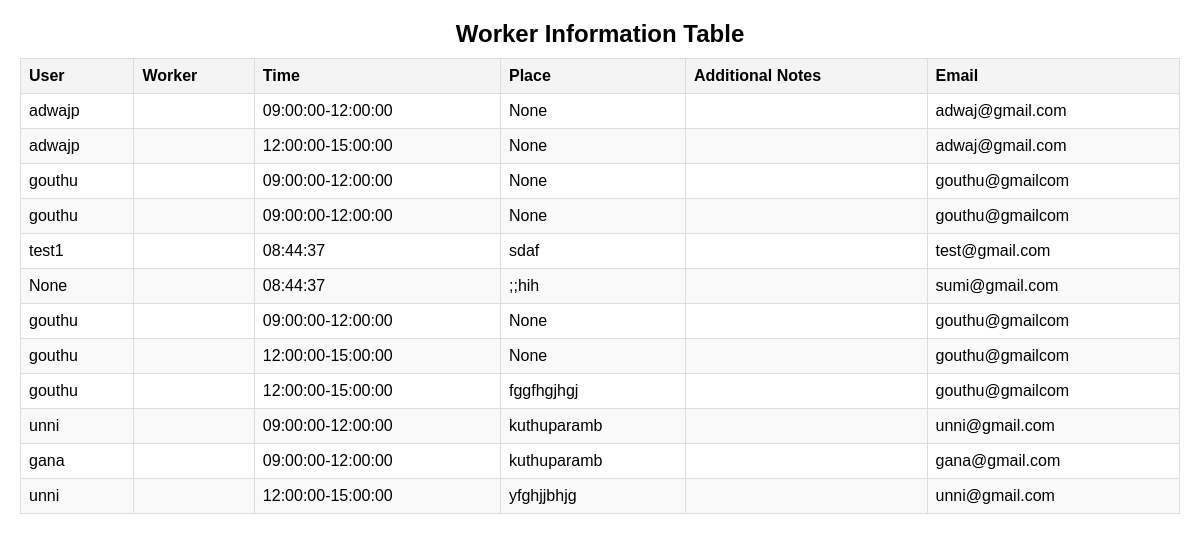
The app's page /admin_booking/ with its own data.
### Bengali/models.py (models this page shows, shortened)
class BookWorker(models.Model):
    worker = models.ForeignKey('WorkersDetails', on_delete=models.CASCADE, related_name='worker_booking')
    user = models.ForeignKey('Profile', on_delete=models.CASCADE, related_name='user_booking')
    time = models.CharField(default=0, max_length=150)
    created_at=models.DateField(auto_now_add=True)
    place = models.TextField(blank=True, null=True)
    additionalnotes = models.CharField(max_length=140,null=True,blank=True)

class Profile(AbstractUser):
    USERNAME_FIELD='email'
    REQUIRED_FIELDS=[]
    objects = CustomUserManager()
    username = models.CharField(max_length=150, blank=True, null=True)
    first_name = models.CharField(max_length=150, blank=True, null=True)
    last_name= models.CharField(max_length=150, blank=True, null=True)
    role = models.CharField(max_length=15,choices=RoleChoices.choices)
    email=models.EmailField(unique=True)
    phone=models.CharField(max_length=15, blank=True, null=True)
    age=models.IntegerField(blank=True, null=True)
    worker_approved=models.BooleanField(blank=True, null=True)
    groups = models.ManyToManyField(
        Group,
            related_name="profile_groups",  # Set unique related_name
            blank=True
        )
    user_permissions = models.ManyToManyField(
            Permission,
            related_name="profile_permissions",  # Set unique related_name
            blank=True
        )

### Bengali/views.py (the view)
# urls.py: path('admin_booking/', views.admin_booking, name='admin_booking'),
def admin_booking(request):
     booking=BookWorker.objects.all()
     return render(request,"admin_booking.html",{'booking':booking})

### templates/admin_booking.html (shortened to what this page needs)
<!DOCTYPE html>
<html lang="en">
<head>
</head>
<body>
    <table>
        <caption>Worker Information Table</caption>
        <thead>
            <tr>
                <th>User</th>
                <th>Worker</th>
                <th>Time</th>
                <th>Place</th>
                <th>Additional Notes</th>
                <th>Email</th>
            </tr>
        </thead>
        <tbody>
            {% for worker in booking %}
            <tr>
                <td>{{ worker.user.first_name }}</td>
                <td>{{ worker.profile.username }}</td>
                <td>{{ worker.time }}</td>
                <td>{{ worker.place}}</td>
                <td>{{ worker.user.additional_notes }}</td>
                <td>{{ worker.user.email }}</td>
            </tr>
            {% endfor %}
        </tbody>
    </table>
</body>
</html>

### templates/admin_booking.html (style rules this page uses)
body { font-family: Arial, sans-serif; margin: 20px; }
table { width: 100%; border-collapse: collapse; margin: 20px 0; }
th, td { border: 1px solid #ddd; padding: 8px; text-align: left; }
th { background-color: #f4f4f4; font-weight: bold; }
tr:nth-child(even) { background-color: #f9f9f9; }
caption { font-size: 1.5em; margin-bottom: 10px; font-weight: bold; }

### records on screen
BookWorker: user.first_name "adwajp", time "09:00:00-12:00:00", place "None", user.email "adwaj@gmail.com"
BookWorker: user.first_name "adwajp", time "12:00:00-15:00:00", place "None", user.email "adwaj@gmail.com"
BookWorker: user.first_name "gouthu", time "09:00:00-12:00:00", place "None", user.email "gouthu@gmailcom"
BookWorker: user.first_name "gouthu", time "09:00:00-12:00:00", place "None", user.email "gouthu@gmailcom"
BookWorker: user.first_name "test1", time "08:44:37", place "sdaf", user.email "test@gmail.com"
BookWorker: user.first_name "None", time "08:44:37", place ";;hih", user.email "sumi@gmail.com"
BookWorker: user.first_name "gouthu", time "09:00:00-12:00:00", place "None", user.email "gouthu@gmailcom"
BookWorker: user.first_name "gouthu", time "12:00:00-15:00:00", place "None", user.email "gouthu@gmailcom"
BookWorker: user.first_name "gouthu", time "12:00:00-15:00:00", place "fggfhgjhgj", user.email "gouthu@gmailcom"
BookWorker: user.first_name "unni", time "09:00:00-12:00:00", place "kuthuparamb", user.email "unni@gmail.com"
BookWorker: user.first_name "gana", time "09:00:00-12:00:00", place "kuthuparamb", user.email "gana@gmail.com"
BookWorker: user.first_name "unni", time "12:00:00-15:00:00", place "yfghjjbhjg", user.email "unni@gmail.com"
